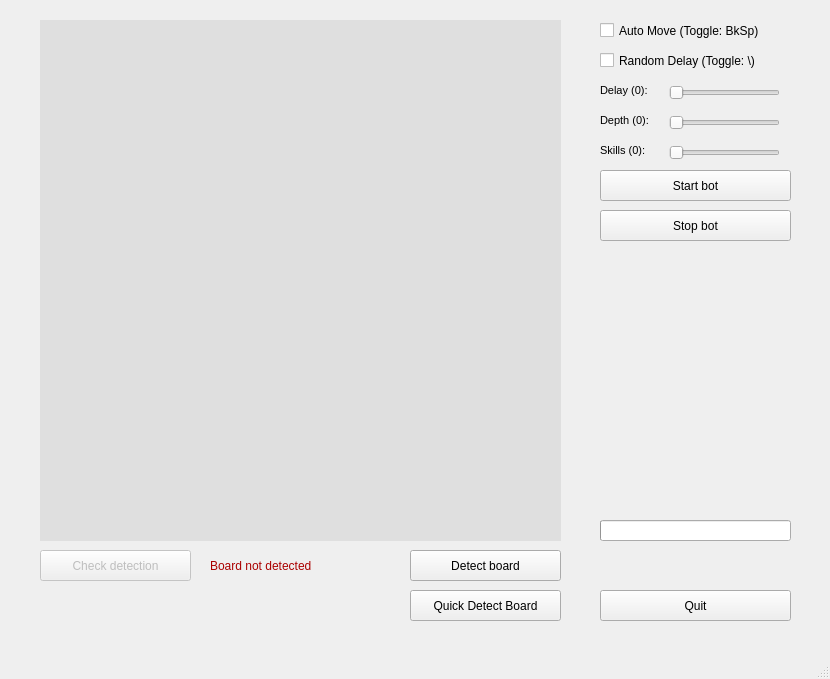
<?xml version="1.0" encoding="UTF-8"?>
<ui version="4.0">
 <class>MainWindow</class>
 <widget class="QMainWindow" name="MainWindow">
  <property name="geometry">
   <rect>
    <x>0</x>
    <y>0</y>
    <width>830</width>
    <height>679</height>
   </rect>
  </property>
  <property name="palette">
   <palette>
    <active>
     <colorrole role="WindowText">
      <brush brushstyle="SolidPattern">
       <color alpha="255">
        <red>170</red>
        <green>0</green>
        <blue>0</blue>
       </color>
      </brush>
     </colorrole>
    </active>
    <inactive>
     <colorrole role="WindowText">
      <brush brushstyle="SolidPattern">
       <color alpha="255">
        <red>170</red>
        <green>0</green>
        <blue>0</blue>
       </color>
      </brush>
     </colorrole>
    </inactive>
    <disabled>
     <colorrole role="WindowText">
      <brush brushstyle="SolidPattern">
       <color alpha="255">
        <red>120</red>
        <green>120</green>
        <blue>120</blue>
       </color>
      </brush>
     </colorrole>
    </disabled>
   </palette>
  </property>
  <property name="windowTitle">
   <string>MainWindow</string>
  </property>
  <widget class="QWidget" name="centralwidget">
   <widget class="QPushButton" name="b_detect">
    <property name="geometry">
     <rect>
      <x>410</x>
      <y>550</y>
      <width>151</width>
      <height>31</height>
     </rect>
    </property>
    <property name="statusTip">
     <string>ALT+D</string>
    </property>
    <property name="text">
     <string>Detect board</string>
    </property>
    <property name="shortcut">
     <string>Alt+D</string>
    </property>
   </widget>
   <widget class="QPushButton" name="b_start">
    <property name="geometry">
     <rect>
      <x>600</x>
      <y>170</y>
      <width>191</width>
      <height>31</height>
     </rect>
    </property>
    <property name="statusTip">
     <string>ALT+S</string>
    </property>
    <property name="text">
     <string>Start bot</string>
    </property>
    <property name="shortcut">
     <string>Alt+S</string>
    </property>
   </widget>
   <widget class="QPushButton" name="b_quit">
    <property name="geometry">
     <rect>
      <x>600</x>
      <y>590</y>
      <width>191</width>
      <height>31</height>
     </rect>
    </property>
    <property name="text">
     <string>Quit</string>
    </property>
   </widget>
   <widget class="QPushButton" name="b_quickDetect">
    <property name="geometry">
     <rect>
      <x>410</x>
      <y>590</y>
      <width>151</width>
      <height>31</height>
     </rect>
    </property>
    <property name="statusTip">
     <string>ALT+Q</string>
    </property>
    <property name="text">
     <string>Quick Detect Board</string>
    </property>
    <property name="shortcut">
     <string>Alt+Q</string>
    </property>
   </widget>
   <widget class="QCheckBox" name="box_automove">
    <property name="geometry">
     <rect>
      <x>600</x>
      <y>10</y>
      <width>191</width>
      <height>41</height>
     </rect>
    </property>
    <property name="palette">
     <palette>
      <active>
       <colorrole role="WindowText">
        <brush brushstyle="SolidPattern">
         <color alpha="255">
          <red>0</red>
          <green>0</green>
          <blue>0</blue>
         </color>
        </brush>
       </colorrole>
      </active>
      <inactive>
       <colorrole role="WindowText">
        <brush brushstyle="SolidPattern">
         <color alpha="255">
          <red>0</red>
          <green>0</green>
          <blue>0</blue>
         </color>
        </brush>
       </colorrole>
      </inactive>
      <disabled>
       <colorrole role="WindowText">
        <brush brushstyle="SolidPattern">
         <color alpha="255">
          <red>120</red>
          <green>120</green>
          <blue>120</blue>
         </color>
        </brush>
       </colorrole>
      </disabled>
     </palette>
    </property>
    <property name="text">
     <string>Auto Move (Toggle: BkSp)</string>
    </property>
   </widget>
   <widget class="QCheckBox" name="box_randomdelay">
    <property name="geometry">
     <rect>
      <x>600</x>
      <y>40</y>
      <width>191</width>
      <height>41</height>
     </rect>
    </property>
    <property name="palette">
     <palette>
      <active>
       <colorrole role="WindowText">
        <brush brushstyle="SolidPattern">
         <color alpha="255">
          <red>0</red>
          <green>0</green>
          <blue>0</blue>
         </color>
        </brush>
       </colorrole>
      </active>
      <inactive>
       <colorrole role="WindowText">
        <brush brushstyle="SolidPattern">
         <color alpha="255">
          <red>0</red>
          <green>0</green>
          <blue>0</blue>
         </color>
        </brush>
       </colorrole>
      </inactive>
      <disabled>
       <colorrole role="WindowText">
        <brush brushstyle="SolidPattern">
         <color alpha="255">
          <red>120</red>
          <green>120</green>
          <blue>120</blue>
         </color>
        </brush>
       </colorrole>
      </disabled>
     </palette>
    </property>
    <property name="text">
     <string>Random Delay (Toggle: \)</string>
    </property>
   </widget>
   <widget class="QProgressBar" name="progressBar">
    <property name="enabled">
     <bool>true</bool>
    </property>
    <property name="geometry">
     <rect>
      <x>600</x>
      <y>520</y>
      <width>191</width>
      <height>21</height>
     </rect>
    </property>
    <property name="value">
     <number>0</number>
    </property>
    <property name="textVisible">
     <bool>false</bool>
    </property>
    <property name="invertedAppearance">
     <bool>false</bool>
    </property>
    <property name="textDirection">
     <enum>QProgressBar::TopToBottom</enum>
    </property>
    <property name="format">
     <string/>
    </property>
   </widget>
   <widget class="QLabel" name="label_text">
    <property name="enabled">
     <bool>true</bool>
    </property>
    <property name="geometry">
     <rect>
      <x>610</x>
      <y>250</y>
      <width>181</width>
      <height>241</height>
     </rect>
    </property>
    <property name="palette">
     <palette>
      <active>
       <colorrole role="WindowText">
        <brush brushstyle="SolidPattern">
         <color alpha="255">
          <red>0</red>
          <green>0</green>
          <blue>0</blue>
         </color>
        </brush>
       </colorrole>
      </active>
      <inactive>
       <colorrole role="WindowText">
        <brush brushstyle="SolidPattern">
         <color alpha="255">
          <red>0</red>
          <green>0</green>
          <blue>0</blue>
         </color>
        </brush>
       </colorrole>
      </inactive>
      <disabled>
       <colorrole role="WindowText">
        <brush brushstyle="SolidPattern">
         <color alpha="255">
          <red>120</red>
          <green>120</green>
          <blue>120</blue>
         </color>
        </brush>
       </colorrole>
      </disabled>
     </palette>
    </property>
    <property name="font">
     <font>
      <family>MS Shell Dlg 2</family>
      <pointsize>12</pointsize>
      <weight>50</weight>
      <bold>false</bold>
     </font>
    </property>
    <property name="text">
     <string/>
    </property>
   </widget>
   <widget class="QLabel" name="label_image">
    <property name="geometry">
     <rect>
      <x>40</x>
      <y>20</y>
      <width>521</width>
      <height>521</height>
     </rect>
    </property>
    <property name="palette">
     <palette>
      <active>
       <colorrole role="WindowText">
        <brush brushstyle="SolidPattern">
         <color alpha="255">
          <red>0</red>
          <green>0</green>
          <blue>0</blue>
         </color>
        </brush>
       </colorrole>
       <colorrole role="Button">
        <brush brushstyle="SolidPattern">
         <color alpha="255">
          <red>212</red>
          <green>212</green>
          <blue>212</blue>
         </color>
        </brush>
       </colorrole>
       <colorrole role="Light">
        <brush brushstyle="SolidPattern">
         <color alpha="255">
          <red>223</red>
          <green>223</green>
          <blue>223</blue>
         </color>
        </brush>
       </colorrole>
       <colorrole role="Midlight">
        <brush brushstyle="SolidPattern">
         <color alpha="255">
          <red>224</red>
          <green>224</green>
          <blue>224</blue>
         </color>
        </brush>
       </colorrole>
       <colorrole role="Dark">
        <brush brushstyle="SolidPattern">
         <color alpha="255">
          <red>97</red>
          <green>97</green>
          <blue>97</blue>
         </color>
        </brush>
       </colorrole>
       <colorrole role="Mid">
        <brush brushstyle="SolidPattern">
         <color alpha="255">
          <red>129</red>
          <green>129</green>
          <blue>129</blue>
         </color>
        </brush>
       </colorrole>
       <colorrole role="Text">
        <brush brushstyle="SolidPattern">
         <color alpha="255">
          <red>0</red>
          <green>0</green>
          <blue>0</blue>
         </color>
        </brush>
       </colorrole>
       <colorrole role="BrightText">
        <brush brushstyle="SolidPattern">
         <color alpha="255">
          <red>255</red>
          <green>255</green>
          <blue>255</blue>
         </color>
        </brush>
       </colorrole>
       <colorrole role="ButtonText">
        <brush brushstyle="SolidPattern">
         <color alpha="255">
          <red>0</red>
          <green>0</green>
          <blue>0</blue>
         </color>
        </brush>
       </colorrole>
       <colorrole role="Base">
        <brush brushstyle="SolidPattern">
         <color alpha="255">
          <red>223</red>
          <green>223</green>
          <blue>223</blue>
         </color>
        </brush>
       </colorrole>
       <colorrole role="Window">
        <brush brushstyle="SolidPattern">
         <color alpha="255">
          <red>223</red>
          <green>223</green>
          <blue>223</blue>
         </color>
        </brush>
       </colorrole>
       <colorrole role="Shadow">
        <brush brushstyle="SolidPattern">
         <color alpha="255">
          <red>0</red>
          <green>0</green>
          <blue>0</blue>
         </color>
        </brush>
       </colorrole>
       <colorrole role="AlternateBase">
        <brush brushstyle="SolidPattern">
         <color alpha="255">
          <red>224</red>
          <green>224</green>
          <blue>224</blue>
         </color>
        </brush>
       </colorrole>
       <colorrole role="ToolTipBase">
        <brush brushstyle="SolidPattern">
         <color alpha="255">
          <red>255</red>
          <green>255</green>
          <blue>220</blue>
         </color>
        </brush>
       </colorrole>
       <colorrole role="ToolTipText">
        <brush brushstyle="SolidPattern">
         <color alpha="255">
          <red>0</red>
          <green>0</green>
          <blue>0</blue>
         </color>
        </brush>
       </colorrole>
       <colorrole role="PlaceholderText">
        <brush brushstyle="NoBrush">
         <color alpha="128">
          <red>0</red>
          <green>0</green>
          <blue>0</blue>
         </color>
        </brush>
       </colorrole>
      </active>
      <inactive>
       <colorrole role="WindowText">
        <brush brushstyle="SolidPattern">
         <color alpha="255">
          <red>0</red>
          <green>0</green>
          <blue>0</blue>
         </color>
        </brush>
       </colorrole>
       <colorrole role="Button">
        <brush brushstyle="SolidPattern">
         <color alpha="255">
          <red>212</red>
          <green>212</green>
          <blue>212</blue>
         </color>
        </brush>
       </colorrole>
       <colorrole role="Light">
        <brush brushstyle="SolidPattern">
         <color alpha="255">
          <red>223</red>
          <green>223</green>
          <blue>223</blue>
         </color>
        </brush>
       </colorrole>
       <colorrole role="Midlight">
        <brush brushstyle="SolidPattern">
         <color alpha="255">
          <red>224</red>
          <green>224</green>
          <blue>224</blue>
         </color>
        </brush>
       </colorrole>
       <colorrole role="Dark">
        <brush brushstyle="SolidPattern">
         <color alpha="255">
          <red>97</red>
          <green>97</green>
          <blue>97</blue>
         </color>
        </brush>
       </colorrole>
       <colorrole role="Mid">
        <brush brushstyle="SolidPattern">
         <color alpha="255">
          <red>129</red>
          <green>129</green>
          <blue>129</blue>
         </color>
        </brush>
       </colorrole>
       <colorrole role="Text">
        <brush brushstyle="SolidPattern">
         <color alpha="255">
          <red>0</red>
          <green>0</green>
          <blue>0</blue>
         </color>
        </brush>
       </colorrole>
       <colorrole role="BrightText">
        <brush brushstyle="SolidPattern">
         <color alpha="255">
          <red>255</red>
          <green>255</green>
          <blue>255</blue>
         </color>
        </brush>
       </colorrole>
       <colorrole role="ButtonText">
        <brush brushstyle="SolidPattern">
         <color alpha="255">
          <red>0</red>
          <green>0</green>
          <blue>0</blue>
         </color>
        </brush>
       </colorrole>
       <colorrole role="Base">
        <brush brushstyle="SolidPattern">
         <color alpha="255">
          <red>223</red>
          <green>223</green>
          <blue>223</blue>
         </color>
        </brush>
       </colorrole>
       <colorrole role="Window">
        <brush brushstyle="SolidPattern">
         <color alpha="255">
          <red>223</red>
          <green>223</green>
          <blue>223</blue>
         </color>
        </brush>
       </colorrole>
       <colorrole role="Shadow">
        <brush brushstyle="SolidPattern">
         <color alpha="255">
          <red>0</red>
          <green>0</green>
          <blue>0</blue>
         </color>
        </brush>
       </colorrole>
       <colorrole role="AlternateBase">
        <brush brushstyle="SolidPattern">
         <color alpha="255">
          <red>224</red>
          <green>224</green>
          <blue>224</blue>
         </color>
        </brush>
       </colorrole>
       <colorrole role="ToolTipBase">
        <brush brushstyle="SolidPattern">
         <color alpha="255">
          <red>255</red>
          <green>255</green>
          <blue>220</blue>
         </color>
        </brush>
       </colorrole>
       <colorrole role="ToolTipText">
        <brush brushstyle="SolidPattern">
         <color alpha="255">
          <red>0</red>
          <green>0</green>
          <blue>0</blue>
         </color>
        </brush>
       </colorrole>
       <colorrole role="PlaceholderText">
        <brush brushstyle="NoBrush">
         <color alpha="128">
          <red>0</red>
          <green>0</green>
          <blue>0</blue>
         </color>
        </brush>
       </colorrole>
      </inactive>
      <disabled>
       <colorrole role="WindowText">
        <brush brushstyle="SolidPattern">
         <color alpha="255">
          <red>97</red>
          <green>97</green>
          <blue>97</blue>
         </color>
        </brush>
       </colorrole>
       <colorrole role="Button">
        <brush brushstyle="SolidPattern">
         <color alpha="255">
          <red>212</red>
          <green>212</green>
          <blue>212</blue>
         </color>
        </brush>
       </colorrole>
       <colorrole role="Light">
        <brush brushstyle="SolidPattern">
         <color alpha="255">
          <red>223</red>
          <green>223</green>
          <blue>223</blue>
         </color>
        </brush>
       </colorrole>
       <colorrole role="Midlight">
        <brush brushstyle="SolidPattern">
         <color alpha="255">
          <red>224</red>
          <green>224</green>
          <blue>224</blue>
         </color>
        </brush>
       </colorrole>
       <colorrole role="Dark">
        <brush brushstyle="SolidPattern">
         <color alpha="255">
          <red>97</red>
          <green>97</green>
          <blue>97</blue>
         </color>
        </brush>
       </colorrole>
       <colorrole role="Mid">
        <brush brushstyle="SolidPattern">
         <color alpha="255">
          <red>129</red>
          <green>129</green>
          <blue>129</blue>
         </color>
        </brush>
       </colorrole>
       <colorrole role="Text">
        <brush brushstyle="SolidPattern">
         <color alpha="255">
          <red>97</red>
          <green>97</green>
          <blue>97</blue>
         </color>
        </brush>
       </colorrole>
       <colorrole role="BrightText">
        <brush brushstyle="SolidPattern">
         <color alpha="255">
          <red>255</red>
          <green>255</green>
          <blue>255</blue>
         </color>
        </brush>
       </colorrole>
       <colorrole role="ButtonText">
        <brush brushstyle="SolidPattern">
         <color alpha="255">
          <red>97</red>
          <green>97</green>
          <blue>97</blue>
         </color>
        </brush>
       </colorrole>
       <colorrole role="Base">
        <brush brushstyle="SolidPattern">
         <color alpha="255">
          <red>223</red>
          <green>223</green>
          <blue>223</blue>
         </color>
        </brush>
       </colorrole>
       <colorrole role="Window">
        <brush brushstyle="SolidPattern">
         <color alpha="255">
          <red>223</red>
          <green>223</green>
          <blue>223</blue>
         </color>
        </brush>
       </colorrole>
       <colorrole role="Shadow">
        <brush brushstyle="SolidPattern">
         <color alpha="255">
          <red>0</red>
          <green>0</green>
          <blue>0</blue>
         </color>
        </brush>
       </colorrole>
       <colorrole role="AlternateBase">
        <brush brushstyle="SolidPattern">
         <color alpha="255">
          <red>194</red>
          <green>194</green>
          <blue>194</blue>
         </color>
        </brush>
       </colorrole>
       <colorrole role="ToolTipBase">
        <brush brushstyle="SolidPattern">
         <color alpha="255">
          <red>255</red>
          <green>255</green>
          <blue>220</blue>
         </color>
        </brush>
       </colorrole>
       <colorrole role="ToolTipText">
        <brush brushstyle="SolidPattern">
         <color alpha="255">
          <red>0</red>
          <green>0</green>
          <blue>0</blue>
         </color>
        </brush>
       </colorrole>
       <colorrole role="PlaceholderText">
        <brush brushstyle="NoBrush">
         <color alpha="128">
          <red>0</red>
          <green>0</green>
          <blue>0</blue>
         </color>
        </brush>
       </colorrole>
      </disabled>
     </palette>
    </property>
    <property name="autoFillBackground">
     <bool>true</bool>
    </property>
    <property name="text">
     <string/>
    </property>
   </widget>
   <widget class="QLabel" name="label_board_found">
    <property name="geometry">
     <rect>
      <x>210</x>
      <y>550</y>
      <width>151</width>
      <height>31</height>
     </rect>
    </property>
    <property name="font">
     <font>
      <pointsize>9</pointsize>
     </font>
    </property>
    <property name="text">
     <string>Board not detected</string>
    </property>
   </widget>
   <widget class="QPushButton" name="b_checkDetection">
    <property name="enabled">
     <bool>false</bool>
    </property>
    <property name="geometry">
     <rect>
      <x>40</x>
      <y>550</y>
      <width>151</width>
      <height>31</height>
     </rect>
    </property>
    <property name="statusTip">
     <string>ALT+C</string>
    </property>
    <property name="text">
     <string>Check detection</string>
    </property>
    <property name="shortcut">
     <string>Alt+C</string>
    </property>
   </widget>
   <widget class="QSlider" name="slider_delay">
    <property name="geometry">
     <rect>
      <x>669</x>
      <y>82</y>
      <width>111</width>
      <height>22</height>
     </rect>
    </property>
    <property name="styleSheet">
     <string notr="true"/>
    </property>
    <property name="minimum">
     <number>1</number>
    </property>
    <property name="maximum">
     <number>100</number>
    </property>
    <property name="orientation">
     <enum>Qt::Horizontal</enum>
    </property>
   </widget>
   <widget class="QLabel" name="label_random_delay">
    <property name="geometry">
     <rect>
      <x>600</x>
      <y>80</y>
      <width>71</width>
      <height>21</height>
     </rect>
    </property>
    <property name="font">
     <font>
      <pointsize>8</pointsize>
     </font>
    </property>
    <property name="styleSheet">
     <string notr="true">color: rgb(0, 0, 0)</string>
    </property>
    <property name="text">
     <string>Delay (0):</string>
    </property>
   </widget>
   <widget class="QSlider" name="slider_depth">
    <property name="geometry">
     <rect>
      <x>669</x>
      <y>112</y>
      <width>111</width>
      <height>22</height>
     </rect>
    </property>
    <property name="styleSheet">
     <string notr="true"/>
    </property>
    <property name="minimum">
     <number>1</number>
    </property>
    <property name="maximum">
     <number>100</number>
    </property>
    <property name="orientation">
     <enum>Qt::Horizontal</enum>
    </property>
   </widget>
   <widget class="QLabel" name="label_depth">
    <property name="geometry">
     <rect>
      <x>600</x>
      <y>110</y>
      <width>71</width>
      <height>21</height>
     </rect>
    </property>
    <property name="font">
     <font>
      <pointsize>8</pointsize>
     </font>
    </property>
    <property name="styleSheet">
     <string notr="true">color: rgb(0, 0, 0)</string>
    </property>
    <property name="text">
     <string>Depth (0):</string>
    </property>
   </widget>
   <widget class="QSlider" name="slider_skill">
    <property name="geometry">
     <rect>
      <x>669</x>
      <y>142</y>
      <width>111</width>
      <height>22</height>
     </rect>
    </property>
    <property name="styleSheet">
     <string notr="true"/>
    </property>
    <property name="minimum">
     <number>0</number>
    </property>
    <property name="maximum">
     <number>20</number>
    </property>
    <property name="orientation">
     <enum>Qt::Horizontal</enum>
    </property>
   </widget>
   <widget class="QLabel" name="label_skill">
    <property name="geometry">
     <rect>
      <x>600</x>
      <y>140</y>
      <width>71</width>
      <height>21</height>
     </rect>
    </property>
    <property name="font">
     <font>
      <pointsize>8</pointsize>
     </font>
    </property>
    <property name="styleSheet">
     <string notr="true">color: rgb(0, 0, 0)</string>
    </property>
    <property name="text">
     <string>Skills (0):</string>
    </property>
   </widget>
   <widget class="QPushButton" name="b_stop">
    <property name="enabled">
     <bool>true</bool>
    </property>
    <property name="geometry">
     <rect>
      <x>600</x>
      <y>210</y>
      <width>191</width>
      <height>31</height>
     </rect>
    </property>
    <property name="statusTip">
     <string>ALT+X</string>
    </property>
    <property name="text">
     <string>Stop bot</string>
    </property>
    <property name="shortcut">
     <string>Alt+X</string>
    </property>
   </widget>
  </widget>
  <widget class="QMenuBar" name="menubar">
   <property name="geometry">
    <rect>
     <x>0</x>
     <y>0</y>
     <width>830</width>
     <height>26</height>
    </rect>
   </property>
  </widget>
  <widget class="QStatusBar" name="statusbar">
   <property name="styleSheet">
    <string notr="true">color:rgb(0, 0, 0)</string>
   </property>
  </widget>
 </widget>
 <resources/>
 <connections/>
</ui>
